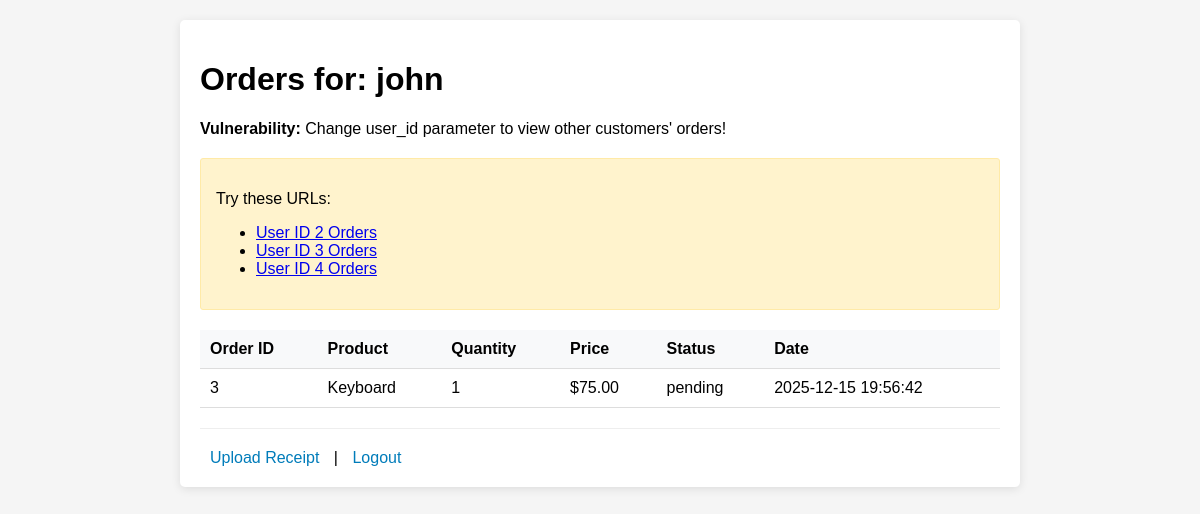
Screenshot of /web-app/customer/orders.php?user_id=3 with the database file from the repository.
### tables this page shows
CREATE TABLE IF NOT EXISTS users (
    id INT AUTO_INCREMENT PRIMARY KEY,
    username VARCHAR(50) UNIQUE,
    password VARCHAR(255),
    email VARCHAR(100),
    role ENUM('admin', 'customer') DEFAULT 'customer',
    created_at TIMESTAMP DEFAULT CURRENT_TIMESTAMP
);

CREATE TABLE IF NOT EXISTS orders (
    id INT AUTO_INCREMENT PRIMARY KEY,
    user_id INT,
    product_name VARCHAR(100),
    quantity INT,
    price DECIMAL(10,2),
    status VARCHAR(20) DEFAULT 'pending',
    created_at TIMESTAMP DEFAULT CURRENT_TIMESTAMP,
    FOREIGN KEY (user_id) REFERENCES users(id)
);

### web-app/customer/orders.php (the view, shortened to what this page needs)
<?php
include '../config/database.php';
$user_id = isset($_GET['user_id']) ? $_GET['user_id'] : (isset($_SESSION['user_id']) ? $_SESSION['user_id'] : 1);
$query = "SELECT * FROM orders WHERE user_id = $user_id";
$result = mysqli_query($conn, $query);
$user_query = "SELECT username FROM users WHERE id = $user_id";
$user_result = mysqli_query($conn, $user_query);
$user = mysqli_fetch_assoc($user_result);
?>
<!DOCTYPE html>
<html>
<head>
    <link rel="stylesheet" href="../css/style.css">
</head>
<body>
    <div class="customer-panel">
        <h1>Orders for: <?php echo $user['username']; ?></h1>
        <p><strong>Vulnerability:</strong> Change user_id parameter to view other customers' orders!</p>
        <div class="vulnerability-demo">
            <p>Try these URLs:</p>
            <ul>
                <li><a href="?user_id=2">User ID 2 Orders</a></li>
                <li><a href="?user_id=3">User ID 3 Orders</a></li>
                <li><a href="?user_id=4">User ID 4 Orders</a></li>
            </ul>
        </div>
        <table>
            <tr>
                <th>Order ID</th>
                <th>Product</th>
                <th>Quantity</th>
                <th>Price</th>
                <th>Status</th>
                <th>Date</th>
            </tr>
            <?php while ($order = mysqli_fetch_assoc($result)): ?>
            <tr>
                <td><?php echo $order['id']; ?></td>
                <td><?php echo $order['product_name']; ?></td>
                <td><?php echo $order['quantity']; ?></td>
                <td>$<?php echo $order['price']; ?></td>
                <td><?php echo $order['status']; ?></td>
                <td><?php echo $order['created_at']; ?></td>
            </tr>
            <?php endwhile; ?>
        </table>
        <div class="actions">
            <a href="upload.php">Upload Receipt</a> |
            <a href="../index.php">Logout</a>
        </div>
    </div>
</body>
</html>

### web-app/css/style.css (style rules this page uses)
body { font-family: Arial, sans-serif; margin: 0; padding: 20px; background-color: #f5f5f5; }
.login-container, .admin-panel, .customer-panel, .upload-container { max-width: 800px; margin: 0 auto; background: white; padding: 20px; border-radius: 5px; box-shadow: 0 2px 10px rgba(0,0,0,0.1); }
table { width: 100%; border-collapse: collapse; margin: 20px 0; }
table th, table td { padding: 10px; text-align: left; border-bottom: 1px solid #ddd; }
table th { background-color: #f8f9fa; }
.vulnerability-demo, .vulnerability-info { background: #fff3cd; border: 1px solid #ffeaa7; padding: 15px; margin: 20px 0; border-radius: 3px; }
.actions { margin-top: 20px; padding-top: 20px; border-top: 1px solid #eee; }
.actions a { color: #007cba; text-decoration: none; margin: 0 10px; }

### rows the page displays
users: username "john"
orders: id "3", product_name "Keyboard", quantity "1", price "75.00", status "pending", created_at "2025-12-15 19:56:42"
